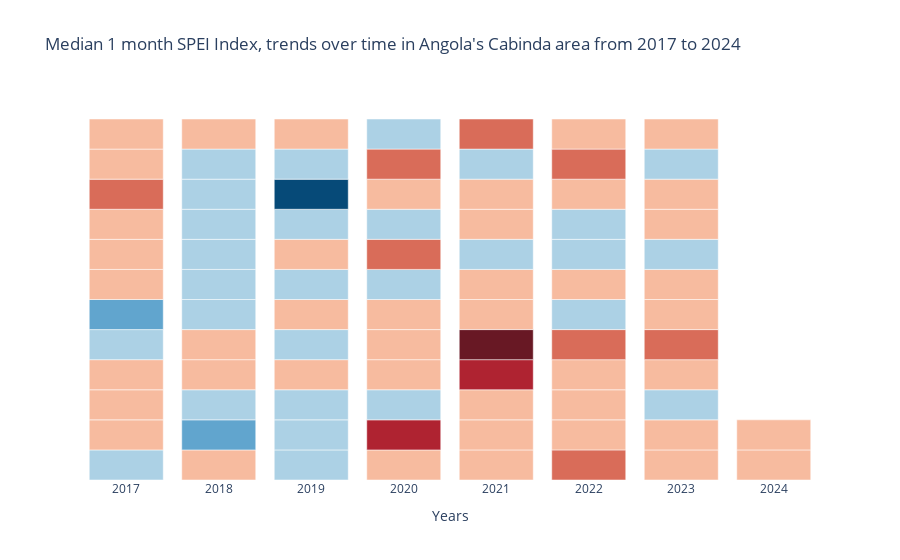

The code cell stored with this chart in its notebook:
### Code cell
uti.create_stripechart(stat_values, timescales, selected, int(year_range_selector.value[0]), int(year_range_selector.value[1]), 'year')

### Figure 1 — Plotly figure (JSON) as saved in the notebook; plotly's stock layout.template omitted (floating-point values rounded to 4 significant figures)
{"data": [{"hoverinfo": "text", "hovertext": ["January 2017, median: 0.04", "February 2017, median: -0.92", "March 2017, median: -0.79", "April 2017, median: -0.49", "May 2017, median: 0.16", "June 2017, median: 1.12", "July 2017, median: -0.40", "August 2017, median: -0.16", "September 2017, median: -0.15", "October 2017, median: -1.39", "November 2017, median: -0.30", "December 2017, median: -0.23", "January 2018, median: -0.72", "February 2018, median: 1.18", "March 2018, median: 0.31", "April 2018, median: -0.40", "May 2018, median: -0.11", "June 2018, median: 0.47", "July 2018, median: 0.31", "August 2018, median: 0.39", "September 2018, median: 0.50", "October 2018, median: 0.17", "November 2018, median: 0.19", "December 2018, median: -0.67", "January 2019, median: 0.51", "February 2019, median: 0.56", "March 2019, median: 0.06", "April 2019, median: -0.46", "May 2019, median: 0.57", "June 2019, median: -0.07", "July 2019, median: 0.58", "August 2019, median: -0.18", "September 2019, median: 0.27", "October 2019, median: 2.10", "November 2019, median: 0.82", "December 2019, median: -0.15", "January 2020, median: -0.93", "February 2020, median: -1.52", "March 2020, median: 0.43", "April 2020, median: -0.82", "May 2020, median: -0.91", "June 2020, median: -0.92", "July 2020, median: 0.32", "August 2020, median: -1.15", "September 2020, median: 0.76", "October 2020, median: -0.05", "November 2020, median: -1.10", "December 2020, median: 0.40", "January 2021, median: -0.48", "February 2021, median: -0.48", "March 2021, median: -0.19", "April 2021, median: -1.67", "May 2021, median: -2.26", "June 2021, median: -0.90", "July 2021, median: -0.70", "August 2021, median: 0.64", "September 2021, median: -0.49", "October 2021, median: -0.79", "November 2021, median: 0.02", "December 2021, median: -1.22", "January 2022, median: -1.22", "February 2022, median: -0.64", "March 2022, median: -0.69", "April 2022, median: -0.21", "May 2022, median: -1.17", "June 2022, median: 0.01", "July 2022, median: -0.41", "August 2022, median: 0.05", "September 2022, median: 0.71", "October 2022, median: -0.40", "November 2022, median: -1.02", "December 2022, median: -0.60", "January 2023, median: -0.06", "February 2023, median: -0.79", "March 2023, median: 0.40", "April 2023, median: -0.73", "May 2023, median: -1.21", "June 2023, median: -0.04", "July 2023, median: -0.67", "August 2023, median: 0.05", "September 2023, median: -0.52", "October 2023, median: -0.19", "November 2023, median: 0.73", "December 2023, median: -0.66", "January 2024, median: -0.66", "February 2024, median: -0.73"], "marker": {"color": ["#ACD1E5", "#F7BB9F", "#F7BB9F", "#F7BB9F", "#ACD1E5", "#61A5CE", "#F7BB9F", "#F7BB9F", "#F7BB9F", "#D96C59", "#F7BB9F", "#F7BB9F", "#F7BB9F", "#61A5CE", "#ACD1E5", "#F7BB9F", "#F7BB9F", "#ACD1E5", "#ACD1E5", "#ACD1E5", "#ACD1E5", "#ACD1E5", "#ACD1E5", "#F7BB9F", "#ACD1E5", "#ACD1E5", "#ACD1E5", "#F7BB9F", "#ACD1E5", "#F7BB9F", "#ACD1E5", "#F7BB9F", "#ACD1E5", "#064A78", "#ACD1E5", "#F7BB9F", "#F7BB9F", "#AF2331", "#ACD1E5", "#F7BB9F", "#F7BB9F", "#F7BB9F", "#ACD1E5", "#D96C59", "#ACD1E5", "#F7BB9F", "#D96C59", "#ACD1E5", "#F7BB9F", "#F7BB9F", "#F7BB9F", "#AF2331", "#681824", "#F7BB9F", "#F7BB9F", "#ACD1E5", "#F7BB9F", "#F7BB9F", "#ACD1E5", "#D96C59", "#D96C59", "#F7BB9F", "#F7BB9F", "#F7BB9F", "#D96C59", "#ACD1E5", "#F7BB9F", "#ACD1E5", "#ACD1E5", "#F7BB9F", "#D96C59", "#F7BB9F", "#F7BB9F", "#F7BB9F", "#ACD1E5", "#F7BB9F", "#D96C59", "#F7BB9F", "#F7BB9F", "#ACD1E5", "#F7BB9F", "#F7BB9F", "#ACD1E5", "#F7BB9F", "#F7BB9F", "#F7BB9F"]}, "orientation": "v", "type": "bar", "width": 0.8, "x": ["2017", "2017", "2017", "2017", "2017", "2017", "2017", "2017", "2017", "2017", "2017", "2017", "2018", "2018", "2018", "2018", "2018", "2018", "2018", "2018", "2018", "2018", "2018", "2018", "2019", "2019", "2019", "2019", "2019", "2019", "2019", "2019", "2019", "2019", "2019", "2019", "2020", "2020", "2020", "2020", "2020", "2020", "2020", "2020", "2020", "2020", "2020", "2020", "2021", "2021", "2021", "2021", "2021", "2021", "2021", "2021", "2021", "2021", "2021", "2021", "2022", "2022", "2022", "2022", "2022", "2022", "2022", "2022", "2022", "2022", "2022", "2022", "2023", "2023", "2023", "2023", "2023", "2023", "2023", "2023", "2023", "2023", "2023", "2023", "2024", "2024"], "y": [1, 1, 1, 1, 1, 1, 1, 1, 1, 1, 1, 1, 1, 1, 1, 1, 1, 1, 1, 1, 1, 1, 1, 1, 1, 1, 1, 1, 1, 1, 1, 1, 1, 1, 1, 1, 1, 1, 1, 1, 1, 1, 1, 1, 1, 1, 1, 1, 1, 1, 1, 1, 1, 1, 1, 1, 1, 1, 1, 1, 1, 1, 1, 1, 1, 1, 1, 1, 1, 1, 1, 1, 1, 1, 1, 1, 1, 1, 1, 1, 1, 1, 1, 1, 1, 1]}], "layout": {"autosize": true, "plot_bgcolor": "rgba(0, 0, 0, 0)", "showlegend": false, "title": {"text": "Median 1 month SPEI Index, trends over time in Angola's Cabinda area from 2017 to 2024"}, "xaxis": {"autorange": true, "range": [-0.5, 7.5], "tickangle": 0, "tickmode": "array", "ticktext": ["2017", "2017", "2017", "2017", "2017", "2017", "2017", "2017", "2017", "2017", "2017", "2017", "2018", "2018", "2018", "2018", "2018", "2018", "2018", "2018", "2018", "2018", "2018", "2018", "2019", "2019", "2019", "2019", "2019", "2019", "2019", "2019", "2019", "2019", "2019", "2019", "2020", "2020", "2020", "2020", "2020", "2020", "2020", "2020", "2020", "2020", "2020", "2020", "2021", "2021", "2021", "2021", "2021", "2021", "2021", "2021", "2021", "2021", "2021", "2021", "2022", "2022", "2022", "2022", "2022", "2022", "2022", "2022", "2022", "2022", "2022", "2022", "2023", "2023", "2023", "2023", "2023", "2023", "2023", "2023", "2023", "2023", "2023", "2023", "2024", "2024"], "tickvals": ["2017", "2017", "2017", "2017", "2017", "2017", "2017", "2017", "2017", "2017", "2017", "2017", "2018", "2018", "2018", "2018", "2018", "2018", "2018", "2018", "2018", "2018", "2018", "2018", "2019", "2019", "2019", "2019", "2019", "2019", "2019", "2019", "2019", "2019", "2019", "2019", "2020", "2020", "2020", "2020", "2020", "2020", "2020", "2020", "2020", "2020", "2020", "2020", "2021", "2021", "2021", "2021", "2021", "2021", "2021", "2021", "2021", "2021", "2021", "2021", "2022", "2022", "2022", "2022", "2022", "2022", "2022", "2022", "2022", "2022", "2022", "2022", "2023", "2023", "2023", "2023", "2023", "2023", "2023", "2023", "2023", "2023", "2023", "2023", "2024", "2024"], "title": {"text": "Years"}, "type": "category"}, "yaxis": {"autorange": true, "range": [0, 12.63], "showgrid": false, "showticklabels": false, "title": {"text": "Median SPEI1"}, "type": "linear", "visible": false, "zeroline": false}}}
